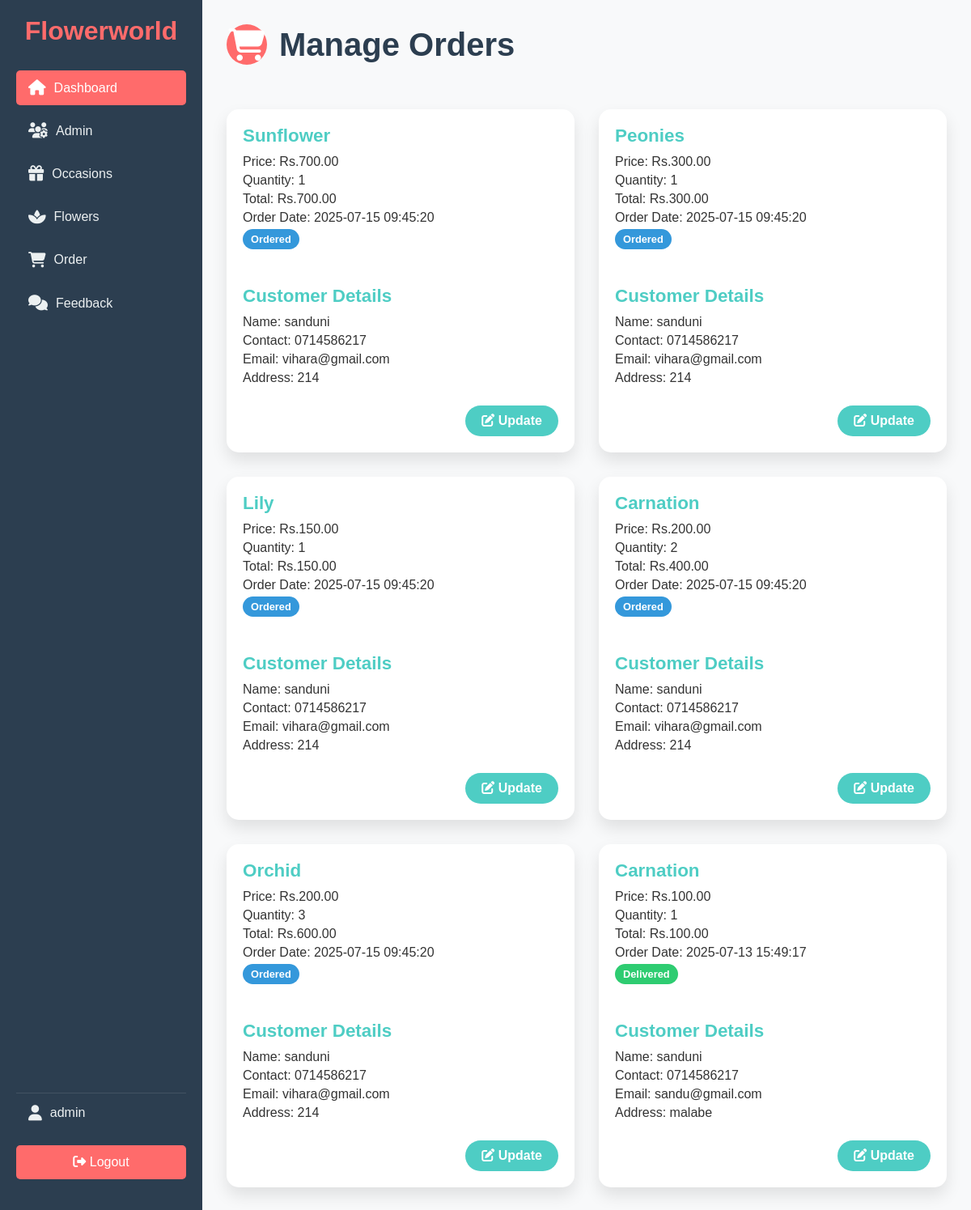
Page /admin/manage-order.php (signed in) on the committed database.
### tables this page shows
CREATE TABLE `tbl_order` (
  `id` int(10) UNSIGNED NOT NULL,
  `flower` varchar(150) NOT NULL,
  `price` decimal(10,2) NOT NULL,
  `qty` int(11) NOT NULL,
  `total` decimal(10,2) NOT NULL,
  `order_date` datetime NOT NULL,
  `status` varchar(50) NOT NULL,
  `customer_name` varchar(150) NOT NULL,
  `customer_contact` varchar(20) NOT NULL,
  `customer_email` varchar(150) NOT NULL,
  `customer_address` varchar(255) NOT NULL
);

### admin/manage-order.php (the view, shortened to what this page needs)
<?php include('partials/menu.php'); ?>
<div class="dashboard-container">
    <div class="sidebar">
        <div class="logo">
        <h1>Flowerworld</h1>
        </div>
        <nav>
            <a href="index.php" class="active"><i class="fas fa-home"></i> <span>Dashboard</span></a>
            <a href="manage-admin.php"><i class="fas fa-users-cog"></i> <span>Admin</span></a>
            <a href="manage-category.php"><i class="fas fa-gift"></i> <span>Occasions</span></a>
            <a href="manage-flower.php"><i class="fas fa-spa"></i> <span>Flowers</span></a>
            <a href="manage-order.php"><i class="fas fa-shopping-cart"></i> <span>Order</span></a>
            <a href="manage-feedback.php"><i class="fas fa-comments"></i> <span>Feedback</span></a>
        </nav>
        <div class="sidebar-footer">
            <div class="user-profile">
                <i class="fas fa-user"></i>
                <span><?php echo $_SESSION['user']; ?></span>
            </div>
            <a href="logout.php" class="logout-btn"><i class="fas fa-sign-out-alt"></i> Logout</a>
        </div>
    </div>
    <div class="main-content">
        <h1 class="dashboard-title">
            <span class="title-icon"><i class="fas fa-shopping-cart"></i></span>
            Manage Orders
        </h1>
        <div class="admin-actions">
        </div>
        <div class="order-grid">
            <?php
                $sql = "SELECT * FROM tbl_order ORDER BY id DESC";
                $res = mysqli_query($conn, $sql);
                $count = mysqli_num_rows($res);
                if($count > 0)
                {
                    while($row = mysqli_fetch_assoc($res))
                    {
                        $id = $row['id'];
                        $flower = $row['flower'];
                        $price = $row['price'];
                        $qty = $row['qty'];
                        $total = $row['total'];
                        $order_date = $row['order_date'];
                        $status = $row['status'];
                        $customer_name = $row['customer_name'];
                        $customer_contact = $row['customer_contact'];
                        $customer_email = $row['customer_email'];
                        $customer_address = $row['customer_address'];
                        ?>
                        <div class="order-card">
                            <div class="order-info">
                                <h3><?php echo $flower; ?></h3>
                                <p>Price: Rs.<?php echo $price; ?></p>
                                <p>Quantity: <?php echo $qty; ?></p>
                                <p>Total: Rs.<?php echo $total; ?></p>
                                <p>Order Date: <?php echo $order_date; ?></p>
                                <p>
    <span class="badge badge-<?php echo strtolower(str_replace(' ', '-', $status)); ?>">
        <?php echo $status; ?>
    </span>
</p>
                            </div>
                            <div class="customer-info">
                                <h4>Customer Details</h4>
                                <p>Name: <?php echo $customer_name; ?></p>
                                <p>Contact: <?php echo $customer_contact; ?></p>
                                <p>Email: <?php echo $customer_email; ?></p>
                                <p>Address: <?php echo $customer_address; ?></p>
                            </div>
                            <div class="order-actions">
                                <a href="<?php echo SITEURL; ?>admin/update-order.php?id=<?php echo $id; ?>" class="btn-update"><i class="fas fa-edit"></i> Update</a>
                            </div>
                        </div>
                        <?php
                    }
                }
                else
                {
                    echo "<p class='no-orders'>No orders found.</p>";
                }
            ?>
        </div>
    </div>
</div>
<?php include('partials/footer.php'); ?>

### admin/css/styles.css (style rules this page uses)
:root { --primary-color: #ff6b6b; --secondary-color: #4ecdc4; --text-color: #333; --background-color: #f8f9fa; --sidebar-bg: #2c3e50; --sidebar-text: #ecf0f1; }
* { margin: 0; padding: 0; box-sizing: border-box; font-family: 'Arial', sans-serif; }
body { background-color: var(--background-color); color: var(--text-color); font-family: 'Arial', sans-serif; }
.dashboard-container { display: flex; height: 100vh; overflow: hidden; }
.sidebar { width: 250px; background-color: var(--sidebar-bg); color: var(--sidebar-text); padding: 20px; display: flex; flex-direction: column; transition: width 0.3s ease; position: fixed; top: 0; left: 0; bottom: 0; overflow-y: auto; }
.sidebar .logo { text-align: center; margin-bottom: 30px; }
.sidebar .logo h1 { font-size: 2rem; color: var(--primary-color); }
.sidebar nav { flex-grow: 1; }
.sidebar nav a { display: flex; align-items: center; padding: 12px 15px; color: var(--sidebar-text); text-decoration: none; transition: background-color 0.3s, color 0.3s; border-radius: 5px; margin-bottom: 10px; }
.sidebar nav a span { opacity: 1; transition: opacity 0.3s; }
.sidebar nav a:hover, .sidebar nav a.active { background-color: var(--primary-color); color: #fff; }
.sidebar-footer { margin-top: auto; padding-bottom: 20px; }
.sidebar nav a i { margin-right: 10px; font-size: 1.2em; }
.user-profile { display: flex; align-items: center; padding: 15px; border-top: 1px solid rgba(255, 255, 255, 0.1); }
.user-profile i { margin-right: 10px; font-size: 1.2em; }
.logout-btn { display: block; background-color: var(--primary-color); color: #fff; text-align: center; padding: 12px; text-decoration: none; border-radius: 5px; margin-top: 15px; transition: background-color 0.3s; }
.main-content { flex-grow: 1; padding: 30px; background-color: var(--background-color); margin-left: 250px; overflow-y: auto; height: 100vh; }
.main-content h1 { margin-bottom: 30px; color: #2c3e50; }
.dashboard-title { font-size: 2.5rem; color: var(--secondary-color); margin-bottom: 30px; display: flex; align-items: center; }
.title-icon { background-color: var(--primary-color); color: white; padding: 10px; border-radius: 50%; margin-right: 15px; display: inline-flex; align-items: center; justify-content: center; width: 50px; height: 50px; }
.badge { display: inline-block; padding: 5px 10px; border-radius: 20px; font-size: 0.8em; font-weight: bold; margin-right: 5px; }
.btn-primary, .btn-update, .btn-delete { padding: 10px 20px; border-radius: 25px; text-decoration: none; font-weight: bold; transition: all 0.3s; display: inline-block; }
.btn-update { background-color: var(--secondary-color); color: white; }
.order-grid { display: grid; grid-template-columns: repeat(auto-fill, minmax(300px, 1fr)); gap: 30px; }
.order-card { background-color: #fff; border-radius: 15px; box-shadow: 0 10px 20px rgba(0, 0, 0, 0.1); overflow: hidden; transition: transform 0.3s, box-shadow 0.3s; animation: fadeIn 0.5s ease-out; }
.order-info, .customer-info { padding: 20px; }
.order-info h3, .customer-info h4 { margin: 0 0 10px 0; color: var(--secondary-color); font-size: 1.4em; }
.order-info p, .customer-info p { margin: 5px 0; }
.order-actions { padding: 0 20px 20px; display: flex; justify-content: flex-end; }
.badge { display: inline-block; padding: 5px 10px; border-radius: 20px; font-size: 0.8em; font-weight: bold; margin-right: 5px; transition: all 0.3s ease; }
.badge-ordered { background-color: #3498db; color: white; }
.badge-delivered { background-color: #2ecc71; color: white; }
.order-info p, .customer-info p { animation: slideIn 0.4s ease-out forwards; opacity: 0; }
.btn-update { animation: fadeInButton 0.2s ease-out 0.2s forwards; opacity: 0; }

### admin/css/admin.css (style rules this page uses)
.admin-actions { padding-top: 5px; padding-bottom: 20px; padding-left: 10px; padding-right: 10px; display: flex; gap: 10px; }

### rows in the picture
tbl_order: flower "Sunflower", price "700.00", qty "1", total "700.00", order_date "2025-07-15 09:45:20", status "Ordered", customer_name "sanduni", customer_contact "0714586217", customer_email "vihara@gmail.com", customer_address "214"
tbl_order: flower "Peonies", price "300.00", qty "1", total "300.00", order_date "2025-07-15 09:45:20", status "Ordered", customer_name "sanduni", customer_contact "0714586217", customer_email "vihara@gmail.com", customer_address "214"
tbl_order: flower "Lily", price "150.00", qty "1", total "150.00", order_date "2025-07-15 09:45:20", status "Ordered", customer_name "sanduni", customer_contact "0714586217", customer_email "vihara@gmail.com", customer_address "214"
tbl_order: flower "Carnation", price "200.00", qty "2", total "400.00", order_date "2025-07-15 09:45:20", status "Ordered", customer_name "sanduni", customer_contact "0714586217", customer_email "vihara@gmail.com", customer_address "214"
tbl_order: flower "Orchid", price "200.00", qty "3", total "600.00", order_date "2025-07-15 09:45:20", status "Ordered", customer_name "sanduni", customer_contact "0714586217", customer_email "vihara@gmail.com", customer_address "214"
tbl_order: flower "Carnation", price "100.00", qty "1", total "100.00", order_date "2025-07-13 15:49:17", status "Delivered", customer_name "sanduni", customer_contact "0714586217", customer_email "sandu@gmail.com", customer_address "malabe"

### other values in the picture
$_SESSION['user'] "admin"
